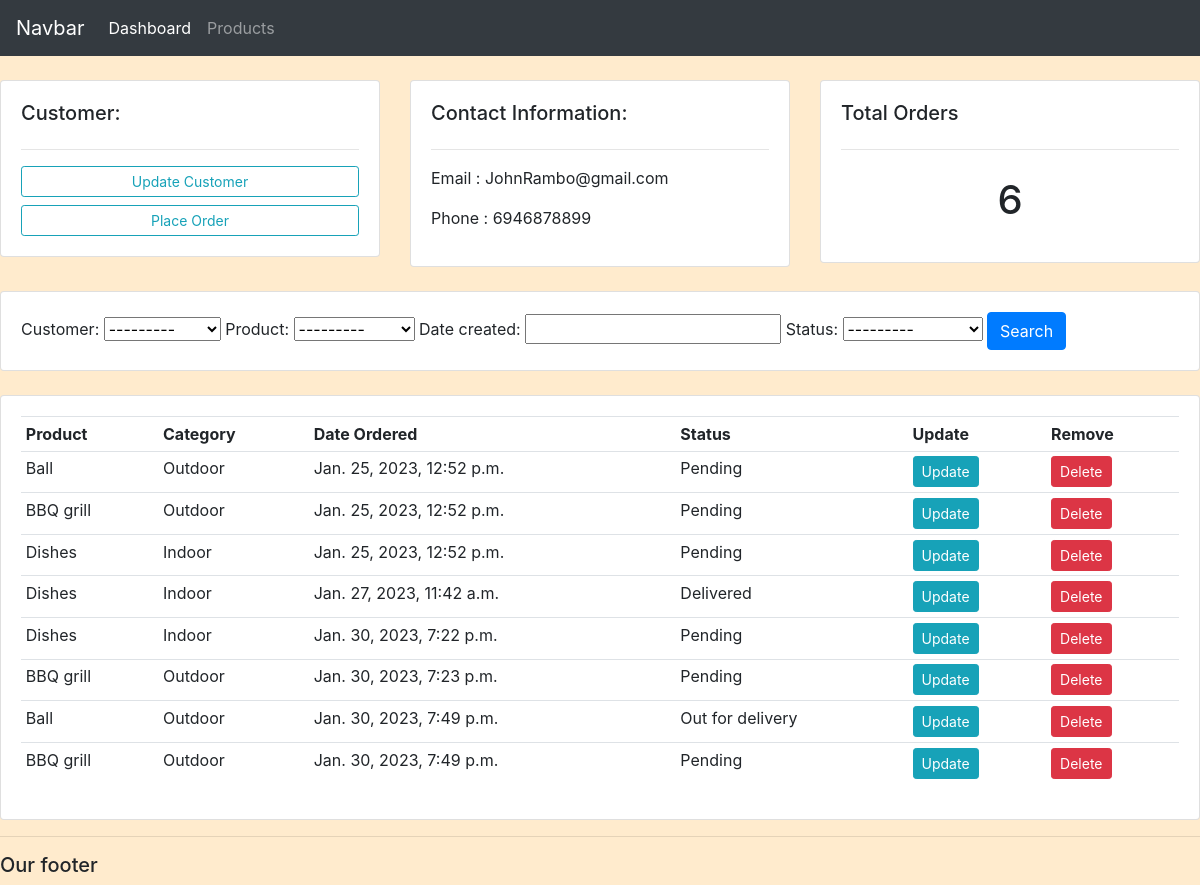
The app's page /customer/1/ with its own data.
### accounts/models.py (models this page shows, shortened)
class Customer(models.Model):
    name = models.CharField(max_length = 200, null=True)
    phone = models.CharField(max_length = 200, null=True)
    email = models.CharField(max_length = 200, null=True)
    data_created = models.DateTimeField(auto_now_add=True, null=True)
    def __str__(self):
        return self.name

class Order(models.Model):
    STATUS = (
             ('Pending', 'Pending'),
             ('Out for delivery', 'Out for delivery'),
             ('Delivered', 'Delivered'),
             )
    customer = models.ForeignKey(Customer, null=True, on_delete= models.SET_NULL)
    product = models.ForeignKey(Product, null=True, on_delete= models.SET_NULL)
    date_created = models.DateTimeField(auto_now_add=True, null=True)
    status = models.CharField(max_length = 200, null=True, choices = STATUS)

class Product(models.Model):
    CATEGORY = (
               ('Indoor', 'Indoor'),
               ('Outdoor', 'Outdoor'),
               )
    name = models.CharField(max_length = 200, null=True)
    price = models.FloatField(null=True)
    category = models.CharField(max_length = 200, null=True, choices = CATEGORY)
    description = models.CharField(max_length = 200, null=True,blank=True)
    date_created = models.DateTimeField(auto_now_add=True, null=True)
    tags = models.ManyToManyField(Tag)
    def __str__(self):
        return self.name

### accounts/views.py (the view)
# urls.py: path('customer/<str:pk_test>/', views.customer,name='customer'),
def customer(request,pk_test):
    customer = Customer.objects.get(id=pk_test)
    orders = customer.order_set.all()
    order_count = orders.count()
    myFilter = OrderFilter()
    orders = myFilter.qs
    context = {'customer':customer, 'orders':orders, 'order_count':order_count, 'myFilter': myFilter}
    return render(request, 'accounts/customer.html',context)

### accounts/templates/accounts/customer.html
{% extends 'accounts/main.html' %}
{% block content %}
         <br>
<div class ="row">
        <div class="col-md">
                <div class="card card-body">
                        <h5>Customer:</h5>
                        <hr>
                        <a class="btn btn-outline-info btn-sm btn-block" href="">Update Customer</a>
                        <a class="btn btn-outline-info btn-sm btn-block" href="{% url 'create_order' customer.id %}">Place Order</a>
                </div>
        </div>
        <div class="col-md">
                <div class="card card-body">
                        <h5>Contact Information:</h5>
                        <hr>
                        <p>Email : {{ customer.email}} </p>
                        <p>Phone : {{ customer.phone}} </p>
                </div>
        </div>
        <div class="col-md">
                <div class="card card-body">
                        <h5>Total Orders</h5>
                        <hr>
                        <h1 style="text-align: center;padding: 10px">{{order_count}}</h1>
                </div>
        </div>
</div>
<br>
<div class="row">
        <div class="col">
                <div class="card card-body">
                        <form method="get">
                                {{ myFilter.form }}
                                <button class="btn btn-primary" type="submit">Search</button>
                        </form>
                </div>
        </div>
</div>
<br>
<div class="row">
        <div class="col">
                <div class="card card-body">
                        <table class="table table-sm">
                                <tr>
                                        <th>Product</th>
                                        <th>Category</th>
                                        <th>Date Ordered</th>
                                        <th>Status</th>
                                        <th>Update</th>
                                        <th>Remove</th>
                                </tr>
                                {%for order in orders%}
                                <tr>
                                        <td>{{order.product}}</td>
                                        <td>{{order.product.category}}</td>
                                        <td>{{order.date_created}}</td>
                                        <td>{{order.status}}</td>
                                        <td><a class="btn btn-sm btn-info" href="{% url 'update_order' order.id%}">Update</a></td>
                                        <td><a class="btn btn-sm btn-danger" href="{% url 'delete_order' order.id %}">Delete</a></td>
                                </tr>
                                {% endfor %}
                        </table>
                </div>
        </div>
</div>
{% endblock content %}

### static/css/main.css (style rules this page uses)
body { background-color: blanchedalmond; }

### records on screen
Customer: email "JohnRambo@gmail.com", phone "6946878899"
Order: product "Ball", product.category "Outdoor", date_created "Jan. 25, 2023, 12:52 p.m.", status "Pending"
Order: product "BBQ grill", product.category "Outdoor", date_created "Jan. 25, 2023, 12:52 p.m.", status "Pending"
Order: product "Dishes", product.category "Indoor", date_created "Jan. 25, 2023, 12:52 p.m.", status "Pending"
Order: product "Dishes", product.category "Indoor", date_created "Jan. 27, 2023, 11:42 a.m.", status "Delivered"
Order: product "Dishes", product.category "Indoor", date_created "Jan. 30, 2023, 7:22 p.m.", status "Pending"
Order: product "BBQ grill", product.category "Outdoor", date_created "Jan. 30, 2023, 7:23 p.m.", status "Pending"
Order: product "Ball", product.category "Outdoor", date_created "Jan. 30, 2023, 7:49 p.m.", status "Out for delivery"
Order: product "BBQ grill", product.category "Outdoor", date_created "Jan. 30, 2023, 7:49 p.m.", status "Pending"

### other values on screen
{{ order_count }} "6"
